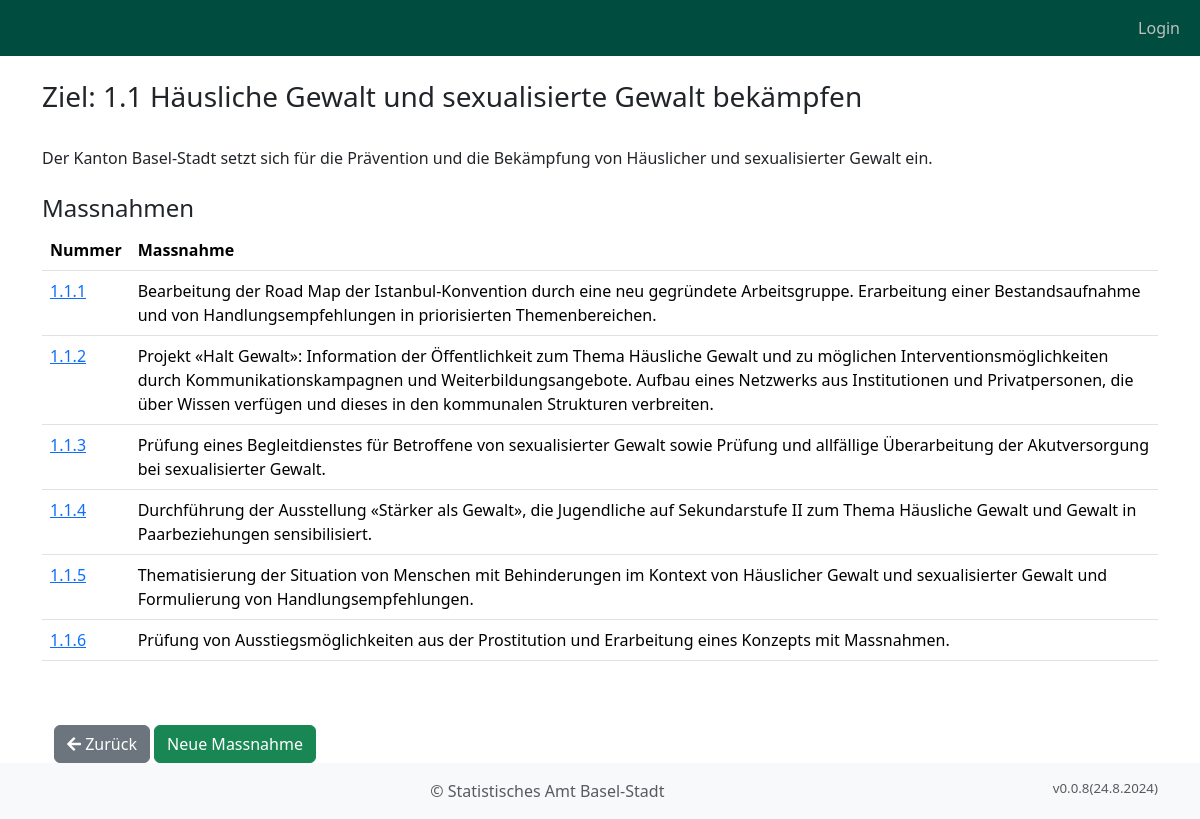
/ziel/13/, run on the app's committed database.
### objective_manager_app/models.py (models this page shows, shortened)
class BusinessObject(models.Model):
    typ = models.ForeignKey("BusinessObjectTyp", on_delete=models.CASCADE, related_name="typ")
    vorgaenger = models.ForeignKey("self", on_delete=models.CASCADE, null=True, blank=True)
    kuerzel = models.CharField(max_length=10, verbose_name="Nummer")
    titel = models.CharField(max_length=200, verbose_name="Titel")
    beschreibung = models.TextField(verbose_name="Beschreibung")
    erstellt_am = models.DateTimeField(auto_now_add=True, verbose_name="Erstellt am")
    erstellt_von = models.ForeignKey(User, on_delete=models.CASCADE, verbose_name="Erstellt von", blank=True)
    aufwand_personen_tage_plan = models.DecimalField(max_digits=10, decimal_places=2, verbose_name="Aufwand Personentage", default=0)
    aufwand_tsd_chf_plan = models.DecimalField(max_digits=10, decimal_places=2, verbose_name="Aufwand tsd CHF", default=0)
    jahr_start = models.IntegerField(verbose_name="Jahr Start", default=datetime.now().year)
    jahr_ende = models.IntegerField(verbose_name="Jahr Ende", default=datetime.now().year)
    anmerkung_initialisierung = models.TextField(verbose_name="Pol. Vorstoss", null=True, blank=True)
    mess_groesse = models.CharField(max_length=200, verbose_name="Messbarkeit", blank=True, null=True)
    bestehende_massnahme = models.ForeignKey("NeuBestehend", on_delete=models.CASCADE, blank=True, null=True, default=5, related_name="bestehende_massnahme", verbose_name="Bestehende/Neue Massnahme")
    objects = models.Manager()
    handlungsfelder = HandlungsfeldManager()
    ziele = ZielManager()
    massnahmen = MassnahmeManager()

### objective_manager_app/views.py (the view)
# urls.py: path("ziel/<int:pk>/", views.ziel_detail, name="ziel_detail"),
def ziel_detail(request, pk):
    ziel = get_object_or_404(BusinessObject.ziele, pk=pk)
    massnahmen = BusinessObject.objects.filter(typ_id=ObjectType.MASSNAHME.value, vorgaenger=ziel)
    context = {
        'ziel': ziel,
        'massnahmen': massnahmen,
    }
    return render(request, 'objective_manager_app/ziel_detail.html', context)

### objective_manager_app/models.py (called while the page is built)
    def get_queryset(self):
        return super().get_queryset().filter(typ_id=3)

### objective_manager_app/templatetags/custom_filters.py (called while the page is built)
@register.filter(name='is_in_group')
def is_in_group(user, group_name):
    if user.is_authenticated:
        return user.groups.filter(name=group_name).exists()
    return False

### templates/objective_manager_app/ziel_detail.html (shortened to what this page needs)
{% extends "base.html" %}
{% load custom_filters %}
{% block content %}
    <div class="container">
        <h3>Ziel: {{ ziel.kuerzel }} {{ziel.titel}}</h3>
        <br>{{ziel.beschreibung}}
        <br><br>
        <h4>Massnahmen</h4>
        <table class="table">
            <thead>
                <tr>
                    <th>Nummer</th>
                    <th>Massnahme</th>
                </tr>
            </thead>
            {% for massnahme in massnahmen %}
                <tr>
                    <td><a href="{% url 'massnahme_detail' massnahme.pk %}">{{ massnahme.kuerzel }}</a></td>
                    <td>{{ massnahme.beschreibung }}</td>
                </tr>
            {% endfor %}
        </table>
        <br>
        <div class="container mt-4">
            <div class="d-flex justify-content-start align-items-center">
                <button onclick="goBack()" class="btn btn-secondary">
                    <i class="fas fa-arrow-left"></i> Zurück
                </button>&nbsp;
                <button type="button" class="btn btn-success mr-3" onclick="window.location.href='{% url 'massnahme_create' ziel.pk %}'">
                    Neue Massnahme
                </button>
            </div>
        </div>
    </div>
{% endblock %}

### static/css/styles.css (style rules this page uses)
.d-flex { display: flex; align-items: center; }

### data on the page
BusinessObject: kuerzel "1.1", titel "Häusliche Gewalt und sexualisierte Gewalt bekämpfen", beschreibung "Der Kanton Basel-Stadt setzt sich für die Prävention und die Bekämpfung von Häuslicher und sexualisierter Gewalt ein."
BusinessObject: kuerzel "1.1.1", beschreibung "Bearbeitung der Road Map der Istanbul-Konvention durch eine neu gegründete Arbeitsgruppe. Erarbeitung einer Bestandsaufnahme und von Handlungsempfehlungen in priorisierten Themenbereichen."
BusinessObject: kuerzel "1.1.2", beschreibung "Projekt «Halt Gewalt»: Information der Öffentlichkeit zum Thema Häusliche Gewalt und zu möglichen Interventionsmöglichkeiten durch Kommunikationskampagnen und Weiterbildungsangebote. Aufbau eines Netzwerks aus Institutionen und Privatpersonen, die über Wissen verfügen und dieses in den kommunalen Strukturen verbreiten."
BusinessObject: kuerzel "1.1.3", beschreibung "Prüfung eines Begleitdienstes für Betroffene von sexualisierter Gewalt sowie Prüfung und allfällige Überarbeitung der Akutversorgung bei sexualisierter Gewalt."
BusinessObject: kuerzel "1.1.4", beschreibung "Durchführung der Ausstellung «Stärker als Gewalt», die Jugendliche auf Sekundarstufe II zum Thema Häusliche Gewalt und Gewalt in Paarbeziehungen sensibilisiert."
BusinessObject: kuerzel "1.1.5", beschreibung "Thematisierung der Situation von Menschen mit Behinderungen im Kontext von Häuslicher Gewalt und sexualisierter Gewalt und Formulierung von Handlungsempfehlungen."
BusinessObject: kuerzel "1.1.6", beschreibung "Prüfung von Ausstiegsmöglichkeiten aus der Prostitution und Erarbeitung eines Konzepts mit Massnahmen."
